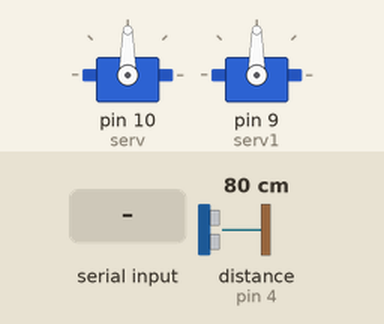
A sketch run on a simulated Arduino Uno, built with avr-gcc and run on an emulated ATmega328P. On the bench: 2 × servo. The inputs (shaded band) are chosen by the test bench; at power-on: distance to the obstacle (sensor on pin 4) 80 cm. The echo pulse lasts 58.3 µs per cm.

Above: at 1.2 s.
1.3 s: "1" received over Serial
At 1.48 s:
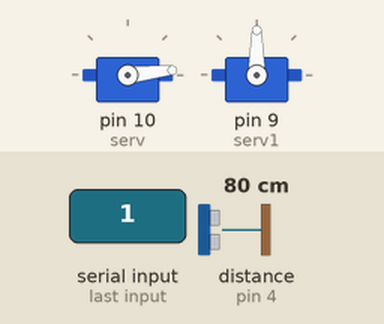
4.3 s: distance to the obstacle (sensor on pin 4) set to 2 cm
At 4.52 s:
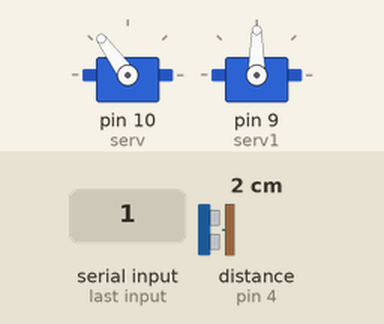
Timing chart, 0 to 11.4 s (numbered marks = the images above; inputs shaded):
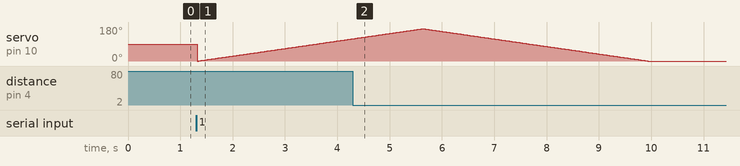

The sketch:

Ultra_sound_serial_transfer.ino
```cpp
#include <Arduino.h>
#include<Servo.h>

#include "SerialOrder.h"
#include "ArduinoReceiver.h"
#include "SerialParameters.h"

#define echoPin 4 // attach pin D2 Arduino to pin Echo of HC-SR04
#define trigPin 5

long duration;
int distance, ServoRightValue, ServoLeftValue;
float MeasuredDistance;
int16_t MeasuredDistance_int16, ServoAngleInt16, ProgramIterationTime16;
unsigned long Time1, Time2, Time3, IterationTime, TimeoutValue, ProgramIterationTime;
unsigned int DelayTime;
static bool PC_not_Ready=1;
int8_t Buffer16Int[2];

SerialOrder OrderReceived;
SerialOrder OrderSent;

Servo serv, serv1;
float pos_2;

void setup() {
  // put your setup code here, to run once:
  pinMode(trigPin, OUTPUT); // Sets the trigPin as an Output
  pinMode(echoPin, INPUT); // Sets the echoPin as an Input
  Serial.begin(9600); // Starts the serial communication

  TimeoutValue=20000; //20k microsecons so max range of about 3m
  serv.attach(10);
  serv1.attach(9);

}

void loop() {
   if(Serial.available()>0){
     //ReadSerialRadar();
     RadarSweep(171,-1);
     //ReadSerialRadar();
   }
  //SteeringSweep(105,10);
  //RadarSweepMechanical(170,-1);
}

void SteeringSweep(int MaxRightValue, int MaxLeftValue){
    for(ServoRightValue=0; ServoRightValue <= MaxRightValue; ServoRightValue++){
    //PingUltraSoundSensor();
    serv1.write(ServoRightValue);
    Serial.print("Servo angle Written: ");
    Serial.println(ServoRightValue);
    }

    for(ServoLeftValue=MaxRightValue; ServoLeftValue >= MaxLeftValue; ServoLeftValue--){
    //PingUltraSoundSensor();
    serv1.write(ServoLeftValue);
    Serial.print("Servo angle Written: ");
    Serial.println(ServoLeftValue);
    }

  }

void RadarSweep(int MaxRightValue, int MaxLeftValue){

    for(ServoRightValue=0; ServoRightValue < MaxRightValue; ServoRightValue++){
    PingUltraSoundSensor();
    serv.write(ServoRightValue);
    //Serial.print("Servo angle Written: ");
    //Serial.println(ServoRightValue);
    }

    for(ServoLeftValue=MaxRightValue; ServoLeftValue > MaxLeftValue; ServoLeftValue--){
    PingUltraSoundSensor();
    serv.write(ServoLeftValue);
    //Serial.print("Servo angle Written: ");
    //Serial.println(ServoLeftValue);
    }

}

void RadarSweepMechanical(int MaxRightValue, int MaxLeftValue){

    for(ServoRightValue=0; ServoRightValue < 170; ServoRightValue++){
    //PingUltraSoundSensor();
    serv.write(ServoRightValue);

    //delay(10);
    Serial.print("Servo angle Written: ");
    Serial.println(ServoRightValue);
    }

    for(ServoLeftValue=170; ServoLeftValue > -1; ServoLeftValue--){
    //PingUltraSoundSensor();
    serv.write(ServoLeftValue);
    //delay(10);
    Serial.print("Servo angle Written: ");
    Serial.println(ServoLeftValue);
    }

}

enum SerialOrder read_order()
{
  return (SerialOrder) Serial.read();
}

void ReadSerialRadar(){

 //if(Serial.available()>0){
    SerialOrder order_received = read_order();
    OrderReceived=order_received;

    switch(order_received){

     case PC_NOT_READY:
      {
        PC_not_Ready=0;
        break;
      }
      case REQUEST_RADAR:
      {
        PC_not_Ready=1;
        WriteCommandInt16(RADAR_DISTANCE, MeasuredDistance_int16);
        break;
      }
      case REQUEST_RADAR_POS:
      {
        PC_not_Ready=0;
        WriteCommandInt16(RADAR_POSITION, ServoAngleInt16);
        break;
      }

      }
 //}
}

void PingUltraSoundSensor(){

  Time1 = millis();
  digitalWrite(trigPin, LOW);
  delayMicroseconds(2);
  // Sets the trigPin on HIGH state for 10 micro seconds
  digitalWrite(trigPin, HIGH);
  delayMicroseconds(10);
  digitalWrite(trigPin, LOW);
  // Reads the echoPin, returns the sound wave travel time in microseconds
  duration = pulseIn(echoPin, HIGH, TimeoutValue);
  Time2 = millis();

  IterationTime=Time2-Time1;

  if(IterationTime >= 13)
  MeasuredDistance_int16 = 200;
  else
  MeasuredDistance_int16 = duration * 0.034 / 2;

  DelayTime=25-IterationTime;

  delay(DelayTime);

  //Serial.print("Distance: ");
  //Serial.println(MeasuredDistance_int16);
  //Serial.print("Duration: ");
  //Serial.println(duration);

  ServoAngleInt16=serv.read();

  //Serial.print("Servo angle: ");
  //Serial.println(ServoAngleInt16);

  //Serial.print("Iteration Time ");
  //Serial.println(ProgramIterationTime);

  //WriteCommandInt16(RADAR_DISTANCE,MeasuredDistance_int16);
  //WriteCommandInt16(RADAR_POSITION,ServoAngleInt16);

  ReadSerialRadar();
  Time3=millis();
  ProgramIterationTime16= Time3-Time1;

  //WriteCommandInt16(ARD_ITERATION_TIME,ProgramIterationTime16);
  //WriteInt16_2Command(RADAR_DISTANCE_2, MeasuredDistance_int16, RADAR_POSITION_2, ServoAngleInt16);
  }


void WriteOrder(enum SerialOrder CommandOrder)
{
  uint8_t* Order = (uint8_t*) &CommandOrder;
  Serial.write(Order, sizeof(uint8_t));
}

void WriteInt16(int16_t Num)
{
  int8_t buffer[2] = {(int8_t) (Num & 0xff), (int8_t) (Num >> 8)};
  *Buffer16Int = *buffer;
  Serial.write((uint8_t*)&Buffer16Int, 2*sizeof(int8_t));
}

void WriteInt16_2Command(enum SerialOrder CommandOrder1, int16_t Num1, enum SerialOrder CommandOrder2,int16_t Num2 )
{
  int8_t CompoundBuffer[6];
  *CompoundBuffer=(uint8_t*) &CommandOrder1;
  int8_t TemporaryNum1[2] ={(int8_t) (Num1 & 0xff), (int8_t) (Num1 >> 8)};

  CompoundBuffer[1]=TemporaryNum1[1];
  CompoundBuffer[2]=TemporaryNum1[2];

  CompoundBuffer[3]=(uint8_t*) &CommandOrder2;

  int8_t TemporaryNum2[2] ={(int8_t) (Num2 & 0xff), (int8_t) (Num2 >> 8)};

  CompoundBuffer[4]=TemporaryNum1[1];
  CompoundBuffer[5]=TemporaryNum1[2];

  //*CompoundBuffer[1]={(int8_t) (Num1 & 0xff), (int8_t) (Num1 >> 8)};
  //int8_t buffer[2] = {(int8_t) (Num1 & 0xff), (int8_t) (Num1 >> 8)};
  //*Buffer16Int = *buffer;

  Serial.write((uint8_t*)&CompoundBuffer, 6*sizeof(int8_t));
}

void WriteCommandInt16(enum SerialOrder CommandOrder, int16_t Command){
  WriteOrder(CommandOrder);
  WriteInt16(Command);
  }
```

ArduinoReceiver.h
```cpp
#ifndef ARDUINO_RECEIVER_H
#define ARDUINO_RECEIVER_H

/*!
 * \brief Send updated motors orders to the two motors (servomotor + motor)
 */
void update_motors_orders();

/*!
 * Stop the car (set the speed to 0)
 */
void stop();

/*!
 * \brief Convert a speed order (in percentage of max speed)
 * into a pwm order (between 0 and 255)
 * \param motor_speed speed order in percentage of max speed
 * \return the speed order in pwm
 */
int convert_to_pwm(float motor_speed);

/*!
 * \brief Read one byte from the serial and cast it to an Order
 * \return the order received
 */
SerialOrder read_order();

/*!
 * \brief Wait until there are enough bytes in the buffer
 * \param num_bytes the number of bytes
 * \param timeout (ms) The timeout, time after which we release the lock
 * even if there are not enough bytes
 */
void wait_for_bytes(int num_bytes, unsigned long timeout);

/*!
 * \brief Read signed bytes and put them in a buffer
 * \param buffer an array of bytes
 * \param n number of bytes to read
 */
void read_signed_bytes(int8_t* buffer, size_t n);

/*!
 * \brief Read one byte from a serial port and convert it to a 8 bits int
 * \return the decoded number
 */
int8_t read_i8();

/*!
 * \brief Read two bytes from a serial port and convert it to a 16 bits int
 * \return the decoded number
 */
int16_t read_i16();


/*!
 * \brief Read four bytes from a serial port and convert it to a 32 bits int
 * \return the decoded number
 */
int32_t read_i32();

/*!
 * \brief Send one order (one byte)
 * \param order type of order
 */
void write_order(enum SerialOrder order);

/*!
 * \brief Write one byte int to serial port (between -127 and 127)
 * \param num an int of one byte
 */
void write_i8(int8_t num);

/*!
 * \brief Send a two bytes signed int via the serial
 * \param num the number to send (max: (2**16/2 -1) = 32767)
 */
void write_i16(int16_t num);

/*!
 * \brief Send a four bytes signed int (long) via the serial
 * \param num the number to send (−2,147,483,647, +2,147,483,647)
 */
void write_i32(int32_t num);

/*!
 * \brief Listen the serial and decode the message received
 */
void get_messages_from_serial();

#endif
```

SerialOrder.h
```cpp
#ifndef SERIALORDER_H
#define SERIALORDER_H

// Define the orders that can be sent and received
enum SerialOrder {
  HELLO = 0,
  RADAR_DISTANCE = 1,
  RADAR_POSITION = 2,
  ALREADY_CONNECTED = 3,
  SERIAL_ERROR = 4,
  RECEIVED = 5,
  MOTOR_SPEED = 6,
  STOP=7,
  MEASURED_ROLL=8,
  MEASURED_PITCH = 9,
  MEASURED_YAW = 10,
  MEASURED_ACCEL_X = 11,
  MEASURED_ACCEL_Y = 12,
  MEASURED_ACCEL_Z = 13,
  REQUEST_ROLL = 18,
  REQUEST_PITCH = 19,
  REQUEST_YAW = 20,
  REQUEST_RADAR = 21,
  REQUEST_RADAR_POS = 22,
  PC_NOT_READY=15,
};

typedef enum SerialOrder SerialOrder;

#endif
```

SerialParameters.h
```cpp
#ifndef PARAMETERS_H
#define PARAMETERS_H

#define SERIAL_BAUD 9600  // Baudrate
#define MOTOR_PIN 3
#define DIRECTION_PIN 4
#define SERVOMOTOR_PIN 6
#define INITIAL_THETA 110  // Initial angle of the servomotor
// Min and max values for motors
#define THETA_MIN 60
#define THETA_MAX 150
#define SPEED_MAX 100

// If DEBUG is set to true, the arduino will send back all the received messages
#define DEBUG false

#endif
```

Measured:
- by itself, servo on pin 10 (serv): rises from 118° to 171° in 1.3 s, then falls to 0° in 4.3 s
